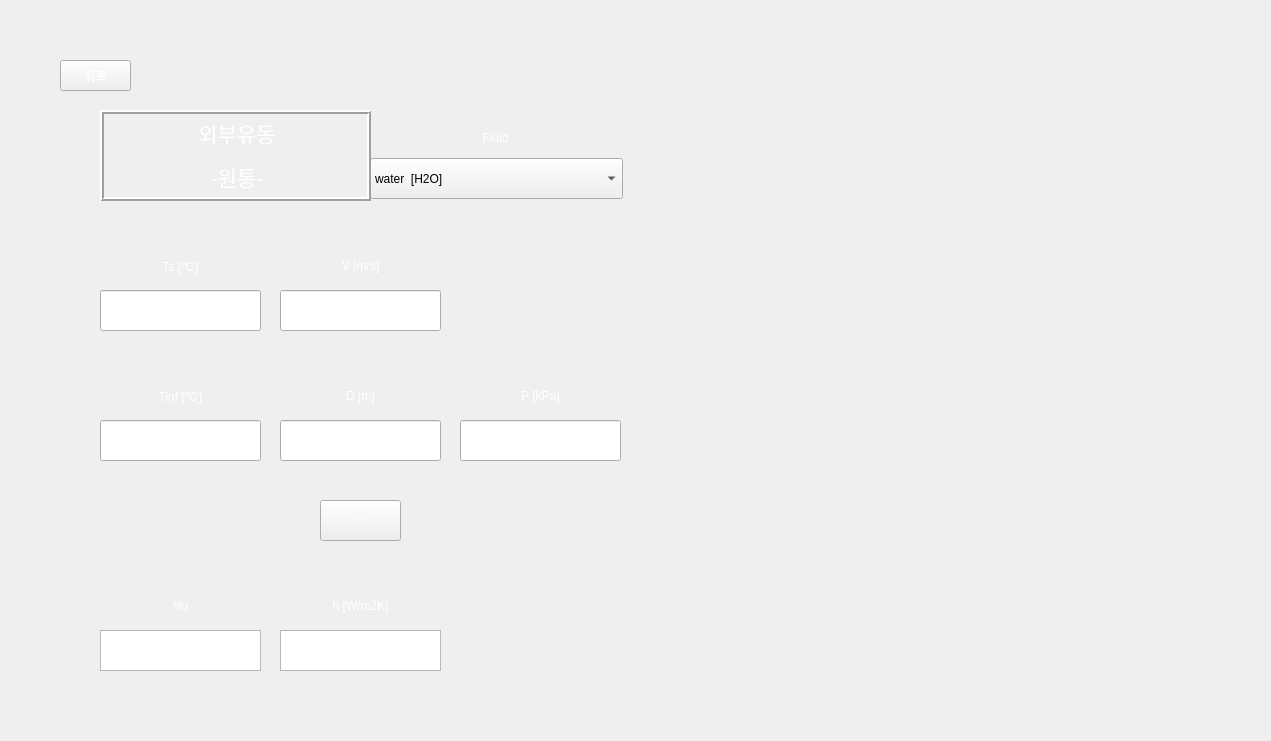
<?xml version="1.0" encoding="UTF-8"?>
<ui version="4.0">
 <class>Form</class>
 <widget class="QWidget" name="Form">
  <property name="geometry">
   <rect>
    <x>0</x>
    <y>0</y>
    <width>1271</width>
    <height>741</height>
   </rect>
  </property>
  <property name="minimumSize">
   <size>
    <width>996</width>
    <height>580</height>
   </size>
  </property>
  <property name="maximumSize">
   <size>
    <width>1271</width>
    <height>741</height>
   </size>
  </property>
  <property name="windowTitle">
   <string>External Flow - Cylinder</string>
  </property>
  <property name="styleSheet">
   <string notr="true"/>
  </property>
  <widget class="QPushButton" name="check">
   <property name="geometry">
    <rect>
     <x>320</x>
     <y>500</y>
     <width>81</width>
     <height>41</height>
    </rect>
   </property>
   <property name="styleSheet">
    <string notr="true">QPushButton {
color: qlineargradient(spread:pad, x1:0, y1:1, x2:1, y2:0, stop:0 rgba(255, 255, 255, 255), stop:1 rgba(255, 255, 255, 255));
background-image: url(:/background/버튼2.png);
font: 20pt &quot;맑은 고딕&quot;;
}
QPushButton:hover{
border-image: url(:/background/버튼클릭2.png);
}</string>
   </property>
   <property name="text">
    <string>=</string>
   </property>
  </widget>
  <widget class="QPushButton" name="pushButton">
   <property name="geometry">
    <rect>
     <x>60</x>
     <y>60</y>
     <width>71</width>
     <height>31</height>
    </rect>
   </property>
   <property name="styleSheet">
    <string notr="true">QPushButton {
color: qlineargradient(spread:pad, x1:0, y1:1, x2:1, y2:0, stop:0 rgba(255, 255, 255, 255), stop:1 rgba(255, 255, 255, 255));
background-image: url(:/background/버튼2.png);
font: 14pt &quot;맑은 고딕&quot;;
}
QPushButton:hover{
border-image: url(:/background/버튼클릭2.png);
}</string>
   </property>
   <property name="text">
    <string>뒤로</string>
   </property>
  </widget>
  <widget class="QLabel" name="label_6">
   <property name="geometry">
    <rect>
     <x>685</x>
     <y>50</y>
     <width>531</width>
     <height>641</height>
    </rect>
   </property>
   <property name="styleSheet">
    <string notr="true">image: url(:/background/ex cylinder.PNG);</string>
   </property>
   <property name="text">
    <string/>
   </property>
  </widget>
  <widget class="QLabel" name="label_8">
   <property name="geometry">
    <rect>
     <x>100</x>
     <y>370</y>
     <width>161</width>
     <height>51</height>
    </rect>
   </property>
   <property name="maximumSize">
    <size>
     <width>111111</width>
     <height>1111111</height>
    </size>
   </property>
   <property name="styleSheet">
    <string notr="true">color: qlineargradient(spread:pad, x1:0, y1:1, x2:1, y2:0, stop:0 rgba(255, 255, 255, 255), stop:1 rgba(255, 255, 255, 255));
background-image: url(:/background/버튼2.png);
font: 20pt &quot;맑은 고딕&quot;;</string>
   </property>
   <property name="text">
    <string>Tinf [℃]</string>
   </property>
   <property name="alignment">
    <set>Qt::AlignCenter</set>
   </property>
  </widget>
  <widget class="QLineEdit" name="Tinf">
   <property name="geometry">
    <rect>
     <x>100</x>
     <y>420</y>
     <width>161</width>
     <height>41</height>
    </rect>
   </property>
   <property name="maximumSize">
    <size>
     <width>111111</width>
     <height>1111111</height>
    </size>
   </property>
   <property name="styleSheet">
    <string notr="true">
font: 14pt &quot;맑은 고딕&quot;;</string>
   </property>
  </widget>
  <widget class="QLabel" name="label_2">
   <property name="geometry">
    <rect>
     <x>280</x>
     <y>240</y>
     <width>161</width>
     <height>51</height>
    </rect>
   </property>
   <property name="maximumSize">
    <size>
     <width>111111</width>
     <height>1111111</height>
    </size>
   </property>
   <property name="styleSheet">
    <string notr="true">color: qlineargradient(spread:pad, x1:0, y1:1, x2:1, y2:0, stop:0 rgba(255, 255, 255, 255), stop:1 rgba(255, 255, 255, 255));
background-image: url(:/background/버튼2.png);
font: 20pt &quot;맑은 고딕&quot;;</string>
   </property>
   <property name="text">
    <string>V [m/s]</string>
   </property>
   <property name="alignment">
    <set>Qt::AlignCenter</set>
   </property>
  </widget>
  <widget class="QLineEdit" name="uinf">
   <property name="geometry">
    <rect>
     <x>280</x>
     <y>290</y>
     <width>161</width>
     <height>41</height>
    </rect>
   </property>
   <property name="maximumSize">
    <size>
     <width>111111</width>
     <height>1111111</height>
    </size>
   </property>
   <property name="styleSheet">
    <string notr="true">
font: 14pt &quot;맑은 고딕&quot;;</string>
   </property>
  </widget>
  <widget class="QLabel" name="label_5">
   <property name="geometry">
    <rect>
     <x>370</x>
     <y>112</y>
     <width>251</width>
     <height>51</height>
    </rect>
   </property>
   <property name="styleSheet">
    <string notr="true">color: qlineargradient(spread:pad, x1:0, y1:1, x2:1, y2:0, stop:0 rgba(255, 255, 255, 255), stop:1 rgba(255, 255, 255, 255));
background-image: url(:/background/버튼2.png);
font: 20pt &quot;맑은 고딕&quot;;</string>
   </property>
   <property name="text">
    <string>Fluid</string>
   </property>
   <property name="alignment">
    <set>Qt::AlignCenter</set>
   </property>
  </widget>
  <widget class="QLabel" name="label">
   <property name="geometry">
    <rect>
     <x>100</x>
     <y>240</y>
     <width>161</width>
     <height>51</height>
    </rect>
   </property>
   <property name="maximumSize">
    <size>
     <width>111111</width>
     <height>1111111</height>
    </size>
   </property>
   <property name="styleSheet">
    <string notr="true">color: qlineargradient(spread:pad, x1:0, y1:1, x2:1, y2:0, stop:0 rgba(255, 255, 255, 255), stop:1 rgba(255, 255, 255, 255));
background-image: url(:/background/버튼2.png);
font: 20pt &quot;맑은 고딕&quot;;</string>
   </property>
   <property name="text">
    <string>Ts [℃]</string>
   </property>
   <property name="alignment">
    <set>Qt::AlignCenter</set>
   </property>
  </widget>
  <widget class="QLabel" name="label_3">
   <property name="geometry">
    <rect>
     <x>280</x>
     <y>370</y>
     <width>161</width>
     <height>51</height>
    </rect>
   </property>
   <property name="maximumSize">
    <size>
     <width>111111</width>
     <height>1111111</height>
    </size>
   </property>
   <property name="styleSheet">
    <string notr="true">color: qlineargradient(spread:pad, x1:0, y1:1, x2:1, y2:0, stop:0 rgba(255, 255, 255, 255), stop:1 rgba(255, 255, 255, 255));
background-image: url(:/background/버튼2.png);
font: 20pt &quot;맑은 고딕&quot;;</string>
   </property>
   <property name="text">
    <string>D [m]</string>
   </property>
   <property name="alignment">
    <set>Qt::AlignCenter</set>
   </property>
  </widget>
  <widget class="QLabel" name="label_4">
   <property name="geometry">
    <rect>
     <x>460</x>
     <y>370</y>
     <width>161</width>
     <height>51</height>
    </rect>
   </property>
   <property name="maximumSize">
    <size>
     <width>111111</width>
     <height>1111111</height>
    </size>
   </property>
   <property name="styleSheet">
    <string notr="true">color: qlineargradient(spread:pad, x1:0, y1:1, x2:1, y2:0, stop:0 rgba(255, 255, 255, 255), stop:1 rgba(255, 255, 255, 255));
background-image: url(:/background/버튼2.png);
font: 20pt &quot;맑은 고딕&quot;;</string>
   </property>
   <property name="text">
    <string>P [kPa]</string>
   </property>
   <property name="alignment">
    <set>Qt::AlignCenter</set>
   </property>
  </widget>
  <widget class="QLineEdit" name="Ts">
   <property name="geometry">
    <rect>
     <x>100</x>
     <y>290</y>
     <width>161</width>
     <height>41</height>
    </rect>
   </property>
   <property name="styleSheet">
    <string notr="true">
font: 14pt &quot;맑은 고딕&quot;;</string>
   </property>
  </widget>
  <widget class="QLineEdit" name="D">
   <property name="geometry">
    <rect>
     <x>280</x>
     <y>420</y>
     <width>161</width>
     <height>41</height>
    </rect>
   </property>
   <property name="maximumSize">
    <size>
     <width>111111</width>
     <height>1111111</height>
    </size>
   </property>
   <property name="styleSheet">
    <string notr="true">
font: 14pt &quot;맑은 고딕&quot;;</string>
   </property>
  </widget>
  <widget class="QLineEdit" name="P">
   <property name="geometry">
    <rect>
     <x>460</x>
     <y>420</y>
     <width>161</width>
     <height>41</height>
    </rect>
   </property>
   <property name="maximumSize">
    <size>
     <width>111111</width>
     <height>1111111</height>
    </size>
   </property>
   <property name="styleSheet">
    <string notr="true">
font: 14pt &quot;맑은 고딕&quot;;</string>
   </property>
  </widget>
  <widget class="QLabel" name="label_10">
   <property name="geometry">
    <rect>
     <x>100</x>
     <y>580</y>
     <width>161</width>
     <height>51</height>
    </rect>
   </property>
   <property name="maximumSize">
    <size>
     <width>111111</width>
     <height>1111111</height>
    </size>
   </property>
   <property name="styleSheet">
    <string notr="true">color: qlineargradient(spread:pad, x1:0, y1:1, x2:1, y2:0, stop:0 rgba(255, 255, 255, 255), stop:1 rgba(255, 255, 255, 255));
background-image: url(:/background/버튼2.png);
font: 20pt &quot;맑은 고딕&quot;;</string>
   </property>
   <property name="text">
    <string>Nu</string>
   </property>
   <property name="alignment">
    <set>Qt::AlignCenter</set>
   </property>
  </widget>
  <widget class="QTextBrowser" name="textBrowser">
   <property name="geometry">
    <rect>
     <x>100</x>
     <y>630</y>
     <width>161</width>
     <height>41</height>
    </rect>
   </property>
   <property name="sizePolicy">
    <sizepolicy hsizetype="Fixed" vsizetype="Fixed">
     <horstretch>0</horstretch>
     <verstretch>0</verstretch>
    </sizepolicy>
   </property>
   <property name="maximumSize">
    <size>
     <width>111111</width>
     <height>1111111</height>
    </size>
   </property>
   <property name="styleSheet">
    <string notr="true">
font: 14pt &quot;맑은 고딕&quot;;</string>
   </property>
  </widget>
  <widget class="QLabel" name="label_9">
   <property name="geometry">
    <rect>
     <x>280</x>
     <y>580</y>
     <width>161</width>
     <height>51</height>
    </rect>
   </property>
   <property name="maximumSize">
    <size>
     <width>111111</width>
     <height>1111111</height>
    </size>
   </property>
   <property name="styleSheet">
    <string notr="true">color: qlineargradient(spread:pad, x1:0, y1:1, x2:1, y2:0, stop:0 rgba(255, 255, 255, 255), stop:1 rgba(255, 255, 255, 255));
background-image: url(:/background/버튼2.png);
font: 18pt &quot;맑은 고딕&quot;;</string>
   </property>
   <property name="text">
    <string>h [W/m2K]</string>
   </property>
   <property name="alignment">
    <set>Qt::AlignCenter</set>
   </property>
  </widget>
  <widget class="QTextBrowser" name="textBrowser_2">
   <property name="geometry">
    <rect>
     <x>280</x>
     <y>630</y>
     <width>161</width>
     <height>41</height>
    </rect>
   </property>
   <property name="sizePolicy">
    <sizepolicy hsizetype="Fixed" vsizetype="Fixed">
     <horstretch>0</horstretch>
     <verstretch>0</verstretch>
    </sizepolicy>
   </property>
   <property name="maximumSize">
    <size>
     <width>111111</width>
     <height>1111111</height>
    </size>
   </property>
   <property name="styleSheet">
    <string notr="true">
font: 14pt &quot;맑은 고딕&quot;;</string>
   </property>
  </widget>
  <widget class="QLabel" name="label_7">
   <property name="geometry">
    <rect>
     <x>0</x>
     <y>0</y>
     <width>1271</width>
     <height>741</height>
    </rect>
   </property>
   <property name="styleSheet">
    <string notr="true">image: url(:/background/배경2.png);</string>
   </property>
   <property name="text">
    <string/>
   </property>
  </widget>
  <widget class="QLabel" name="label_11">
   <property name="geometry">
    <rect>
     <x>710</x>
     <y>430</y>
     <width>491</width>
     <height>211</height>
    </rect>
   </property>
   <property name="styleSheet">
    <string notr="true">image: url(:/background/ex cylinder-2.PNG);</string>
   </property>
   <property name="text">
    <string/>
   </property>
  </widget>
  <widget class="QComboBox" name="fluid_2">
   <property name="geometry">
    <rect>
     <x>370</x>
     <y>158</y>
     <width>253</width>
     <height>41</height>
    </rect>
   </property>
   <property name="styleSheet">
    <string notr="true">background-image: url(:/background/하얀거.png);
font: 11pt &quot;맑은 고딕&quot;;</string>
   </property>
   <item>
    <property name="text">
     <string>water  [H2O]</string>
    </property>
   </item>
   <item>
    <property name="text">
     <string>air</string>
    </property>
   </item>
   <item>
    <property name="text">
     <string>1-Butene  [C4H8]</string>
    </property>
   </item>
   <item>
    <property name="text">
     <string>Acetone  [C3H6O]</string>
    </property>
   </item>
   <item>
    <property name="text">
     <string>Ammonia  [NH3]</string>
    </property>
   </item>
   <item>
    <property name="text">
     <string>Argon  [Ar]</string>
    </property>
   </item>
   <item>
    <property name="text">
     <string>Benzene  [C6H6]</string>
    </property>
   </item>
   <item>
    <property name="text">
     <string>CarbonDioxide  [CO2]</string>
    </property>
   </item>
   <item>
    <property name="text">
     <string>CarbonMonoxide  [CO]</string>
    </property>
   </item>
   <item>
    <property name="text">
     <string>CarbonylSulfide  [COS]</string>
    </property>
   </item>
   <item>
    <property name="text">
     <string>CycloHexane  [C6H12]</string>
    </property>
   </item>
   <item>
    <property name="text">
     <string>CycloPropane  [C3H6]</string>
    </property>
   </item>
   <item>
    <property name="text">
     <string>Cyclopentane  [C5H10]</string>
    </property>
   </item>
   <item>
    <property name="text">
     <string>D4  [C8H24O4Si4]</string>
    </property>
   </item>
   <item>
    <property name="text">
     <string>D5  [C10H30O5Si5]</string>
    </property>
   </item>
   <item>
    <property name="text">
     <string>D6  [C12H36O6Si6]</string>
    </property>
   </item>
   <item>
    <property name="text">
     <string>Deuterium  [D2]</string>
    </property>
   </item>
   <item>
    <property name="text">
     <string>Dichloroethane  [C2Cl2H4]</string>
    </property>
   </item>
   <item>
    <property name="text">
     <string>DiethylEther  [C4H10O]</string>
    </property>
   </item>
   <item>
    <property name="text">
     <string>DimethylCarbonate  [C3H6O3]</string>
    </property>
   </item>
   <item>
    <property name="text">
     <string>DimethylEther  [C2H6O]</string>
    </property>
   </item>
   <item>
    <property name="text">
     <string>Ethane  [C2H6]</string>
    </property>
   </item>
   <item>
    <property name="text">
     <string>Ethanol  [C2H6O]</string>
    </property>
   </item>
   <item>
    <property name="text">
     <string>EthylBenzene  [C8H10]</string>
    </property>
   </item>
   <item>
    <property name="text">
     <string>Ethylene  [C2H4]</string>
    </property>
   </item>
   <item>
    <property name="text">
     <string>EthyleneOxide  [C2H4O]</string>
    </property>
   </item>
   <item>
    <property name="text">
     <string>Fluorine  [F2]</string>
    </property>
   </item>
   <item>
    <property name="text">
     <string>HFE143m  [C2F3H3O]</string>
    </property>
   </item>
   <item>
    <property name="text">
     <string>HeavyWater  [D2O]</string>
    </property>
   </item>
   <item>
    <property name="text">
     <string>Helium  [He]</string>
    </property>
   </item>
   <item>
    <property name="text">
     <string>Hydrogen  [H2]</string>
    </property>
   </item>
   <item>
    <property name="text">
     <string>HydrogenChloride  [ClH]</string>
    </property>
   </item>
   <item>
    <property name="text">
     <string>HydrogenSulfide  [H2S]</string>
    </property>
   </item>
   <item>
    <property name="text">
     <string>IsoButane  [C4H10]</string>
    </property>
   </item>
   <item>
    <property name="text">
     <string>IsoButene  [C4H8]</string>
    </property>
   </item>
   <item>
    <property name="text">
     <string>Isohexane  [C6H14]</string>
    </property>
   </item>
   <item>
    <property name="text">
     <string>Isopentane  [C5H12]</string>
    </property>
   </item>
   <item>
    <property name="text">
     <string>Krypton  [Kr]</string>
    </property>
   </item>
   <item>
    <property name="text">
     <string>MD2M  [C10H30O3Si4]</string>
    </property>
   </item>
   <item>
    <property name="text">
     <string>MD3M  [C12H36O4Si5]</string>
    </property>
   </item>
   <item>
    <property name="text">
     <string>MD4M  [C14H42O5Si6]</string>
    </property>
   </item>
   <item>
    <property name="text">
     <string>MDM  [C8H24O2Si3]</string>
    </property>
   </item>
   <item>
    <property name="text">
     <string>MM  [C6H18OSi2]</string>
    </property>
   </item>
   <item>
    <property name="text">
     <string>Methane  [CH4]</string>
    </property>
   </item>
   <item>
    <property name="text">
     <string>Methanol  [CH4O]</string>
    </property>
   </item>
   <item>
    <property name="text">
     <string>MethylLinoleate  [C19H34O2]</string>
    </property>
   </item>
   <item>
    <property name="text">
     <string>MethylLinolenate  [C19H32O2]</string>
    </property>
   </item>
   <item>
    <property name="text">
     <string>MethylOleate  [C19H36O2]</string>
    </property>
   </item>
   <item>
    <property name="text">
     <string>MethylPalmitate  [C17H34O2]</string>
    </property>
   </item>
   <item>
    <property name="text">
     <string>MethylStearate  [C19H38O2]</string>
    </property>
   </item>
   <item>
    <property name="text">
     <string>Neon  [Ne]</string>
    </property>
   </item>
   <item>
    <property name="text">
     <string>Neopentane  [C5H12]</string>
    </property>
   </item>
   <item>
    <property name="text">
     <string>Nitrogen  [N2]</string>
    </property>
   </item>
   <item>
    <property name="text">
     <string>NitrousOxide  [N2O]</string>
    </property>
   </item>
   <item>
    <property name="text">
     <string>Novec649  [C6F12O]</string>
    </property>
   </item>
   <item>
    <property name="text">
     <string>OrthoDeuterium</string>
    </property>
   </item>
   <item>
    <property name="text">
     <string>OrthoHydrogen</string>
    </property>
   </item>
   <item>
    <property name="text">
     <string>Oxygen  [O2]</string>
    </property>
   </item>
   <item>
    <property name="text">
     <string>ParaDeuterium</string>
    </property>
   </item>
   <item>
    <property name="text">
     <string>ParaHydrogen</string>
    </property>
   </item>
   <item>
    <property name="text">
     <string>Propylene  [C3H6]</string>
    </property>
   </item>
   <item>
    <property name="text">
     <string>Propyne  [C3H4]</string>
    </property>
   </item>
   <item>
    <property name="text">
     <string>R11</string>
    </property>
   </item>
   <item>
    <property name="text">
     <string>R113</string>
    </property>
   </item>
   <item>
    <property name="text">
     <string>R114</string>
    </property>
   </item>
   <item>
    <property name="text">
     <string>R115</string>
    </property>
   </item>
   <item>
    <property name="text">
     <string>R116</string>
    </property>
   </item>
   <item>
    <property name="text">
     <string>R12</string>
    </property>
   </item>
   <item>
    <property name="text">
     <string>R123</string>
    </property>
   </item>
   <item>
    <property name="text">
     <string>R1233zd(E)</string>
    </property>
   </item>
   <item>
    <property name="text">
     <string>R1234yf</string>
    </property>
   </item>
   <item>
    <property name="text">
     <string>R1234ze(E)</string>
    </property>
   </item>
   <item>
    <property name="text">
     <string>R1234ze(Z)</string>
    </property>
   </item>
   <item>
    <property name="text">
     <string>R124</string>
    </property>
   </item>
   <item>
    <property name="text">
     <string>R1243zf</string>
    </property>
   </item>
   <item>
    <property name="text">
     <string>R125</string>
    </property>
   </item>
   <item>
    <property name="text">
     <string>R13</string>
    </property>
   </item>
   <item>
    <property name="text">
     <string>R134a</string>
    </property>
   </item>
   <item>
    <property name="text">
     <string>R13l1</string>
    </property>
   </item>
   <item>
    <property name="text">
     <string>R14</string>
    </property>
   </item>
   <item>
    <property name="text">
     <string>R141b</string>
    </property>
   </item>
   <item>
    <property name="text">
     <string>R142b</string>
    </property>
   </item>
   <item>
    <property name="text">
     <string>R143a</string>
    </property>
   </item>
   <item>
    <property name="text">
     <string>R152A</string>
    </property>
   </item>
   <item>
    <property name="text">
     <string>R161</string>
    </property>
   </item>
   <item>
    <property name="text">
     <string>R21</string>
    </property>
   </item>
   <item>
    <property name="text">
     <string>R218</string>
    </property>
   </item>
   <item>
    <property name="text">
     <string>R22</string>
    </property>
   </item>
   <item>
    <property name="text">
     <string>R227EA</string>
    </property>
   </item>
   <item>
    <property name="text">
     <string>R23</string>
    </property>
   </item>
   <item>
    <property name="text">
     <string>R236EA</string>
    </property>
   </item>
   <item>
    <property name="text">
     <string>R236FA</string>
    </property>
   </item>
   <item>
    <property name="text">
     <string>R245ca</string>
    </property>
   </item>
   <item>
    <property name="text">
     <string>R245fa</string>
    </property>
   </item>
   <item>
    <property name="text">
     <string>R32</string>
    </property>
   </item>
   <item>
    <property name="text">
     <string>R365MFC</string>
    </property>
   </item>
   <item>
    <property name="text">
     <string>R40</string>
    </property>
   </item>
   <item>
    <property name="text">
     <string>R404A</string>
    </property>
   </item>
   <item>
    <property name="text">
     <string>R407C</string>
    </property>
   </item>
   <item>
    <property name="text">
     <string>R41</string>
    </property>
   </item>
   <item>
    <property name="text">
     <string>R410A</string>
    </property>
   </item>
   <item>
    <property name="text">
     <string>R507A</string>
    </property>
   </item>
   <item>
    <property name="text">
     <string>RC318</string>
    </property>
   </item>
   <item>
    <property name="text">
     <string>SES36</string>
    </property>
   </item>
   <item>
    <property name="text">
     <string>SulfurDioxide  [O2S]</string>
    </property>
   </item>
   <item>
    <property name="text">
     <string>SulfurHexafluoride  [F6S]</string>
    </property>
   </item>
   <item>
    <property name="text">
     <string>Toluene  [C7H8]</string>
    </property>
   </item>
   <item>
    <property name="text">
     <string>Xenon  [Xe]</string>
    </property>
   </item>
   <item>
    <property name="text">
     <string>cis-2-Butene  [C4H8]</string>
    </property>
   </item>
   <item>
    <property name="text">
     <string>m-Xylene  [C8H10]</string>
    </property>
   </item>
   <item>
    <property name="text">
     <string>n-Butane  [C4H10]</string>
    </property>
   </item>
   <item>
    <property name="text">
     <string>n-Decane  [C10H22]</string>
    </property>
   </item>
   <item>
    <property name="text">
     <string>n-Dodecane  [C12H26]</string>
    </property>
   </item>
   <item>
    <property name="text">
     <string>n-Heptane  [C7H16]</string>
    </property>
   </item>
   <item>
    <property name="text">
     <string>n-Hexane  [C6H14]</string>
    </property>
   </item>
   <item>
    <property name="text">
     <string>n-Nonane  [C9H20]</string>
    </property>
   </item>
   <item>
    <property name="text">
     <string>n-Octane  [C8H18]</string>
    </property>
   </item>
   <item>
    <property name="text">
     <string>n-Pentane  [C5H12]</string>
    </property>
   </item>
   <item>
    <property name="text">
     <string>n-Propane  [C3H8]</string>
    </property>
   </item>
   <item>
    <property name="text">
     <string>n-Undecane  [C11H24]</string>
    </property>
   </item>
   <item>
    <property name="text">
     <string>o-Xylene  [C8H10]</string>
    </property>
   </item>
   <item>
    <property name="text">
     <string>p-Xylene  [C8H10]</string>
    </property>
   </item>
   <item>
    <property name="text">
     <string>trans-2-Butene  [C4H8]</string>
    </property>
   </item>
  </widget>
  <widget class="QLabel" name="label_12">
   <property name="geometry">
    <rect>
     <x>100</x>
     <y>110</y>
     <width>271</width>
     <height>91</height>
    </rect>
   </property>
   <property name="styleSheet">
    <string notr="true">font: 10pt &quot;맑은 고딕&quot;;
color: rgb(255, 255, 255);
background-image: url(:/background/버튼2.png);</string>
   </property>
   <property name="frameShape">
    <enum>QFrame::Box</enum>
   </property>
   <property name="frameShadow">
    <enum>QFrame::Raised</enum>
   </property>
   <property name="lineWidth">
    <number>2</number>
   </property>
   <property name="text">
    <string>&lt;!DOCTYPE HTML PUBLIC &quot;-//W3C//DTD HTML 4.0//EN&quot; &quot;http://www.w3.org/TR/REC-html40/strict.dtd&quot;&gt;
&lt;html&gt;&lt;head&gt;&lt;meta name=&quot;qrichtext&quot; content=&quot;1&quot; /&gt;&lt;style type=&quot;text/css&quot;&gt;
p, li { white-space: pre-wrap; }
&lt;/style&gt;&lt;/head&gt;&lt;body style=&quot; font-family:'맑은 고딕'; font-size:10pt; font-weight:400; font-style:normal;&quot;&gt;
&lt;p align=&quot;center&quot; style=&quot; margin-top:12px; margin-bottom:12px; margin-left:0px; margin-right:0px; -qt-block-indent:0; text-indent:0px;&quot;&gt;&lt;span style=&quot; font-size:16pt;&quot;&gt;외부유동&lt;/span&gt;&lt;/p&gt;
&lt;p align=&quot;center&quot; style=&quot; margin-top:12px; margin-bottom:12px; margin-left:0px; margin-right:0px; -qt-block-indent:0; text-indent:0px;&quot;&gt;&lt;span style=&quot; font-size:16pt;&quot;&gt;-원통-&lt;/span&gt;&lt;/p&gt;&lt;/body&gt;&lt;/html&gt;</string>
   </property>
   <property name="buddy">
    <cstring>pushButton</cstring>
   </property>
  </widget>
  <zorder>label_7</zorder>
  <zorder>check</zorder>
  <zorder>pushButton</zorder>
  <zorder>label_6</zorder>
  <zorder>label_8</zorder>
  <zorder>Tinf</zorder>
  <zorder>label_2</zorder>
  <zorder>uinf</zorder>
  <zorder>label_5</zorder>
  <zorder>label</zorder>
  <zorder>label_3</zorder>
  <zorder>label_4</zorder>
  <zorder>Ts</zorder>
  <zorder>D</zorder>
  <zorder>P</zorder>
  <zorder>label_10</zorder>
  <zorder>textBrowser</zorder>
  <zorder>label_9</zorder>
  <zorder>textBrowser_2</zorder>
  <zorder>label_11</zorder>
  <zorder>fluid_2</zorder>
  <zorder>label_12</zorder>
 </widget>
 <resources>
  <include location="../resource/resources.qrc"/>
 </resources>
 <connections/>
</ui>
